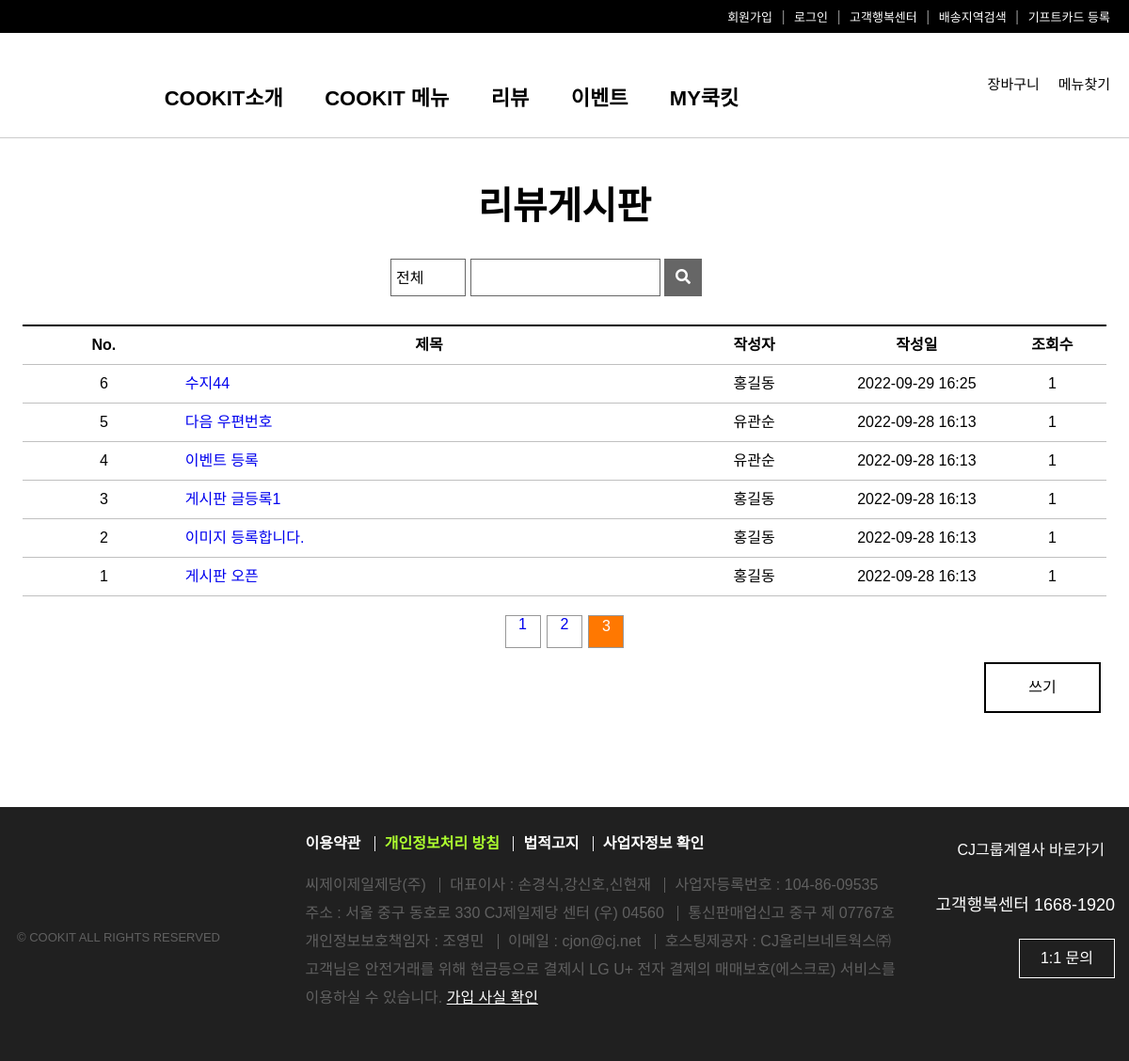
/freeBoard/3/1/1/fboardList, run on an earlier commit of the app's database.
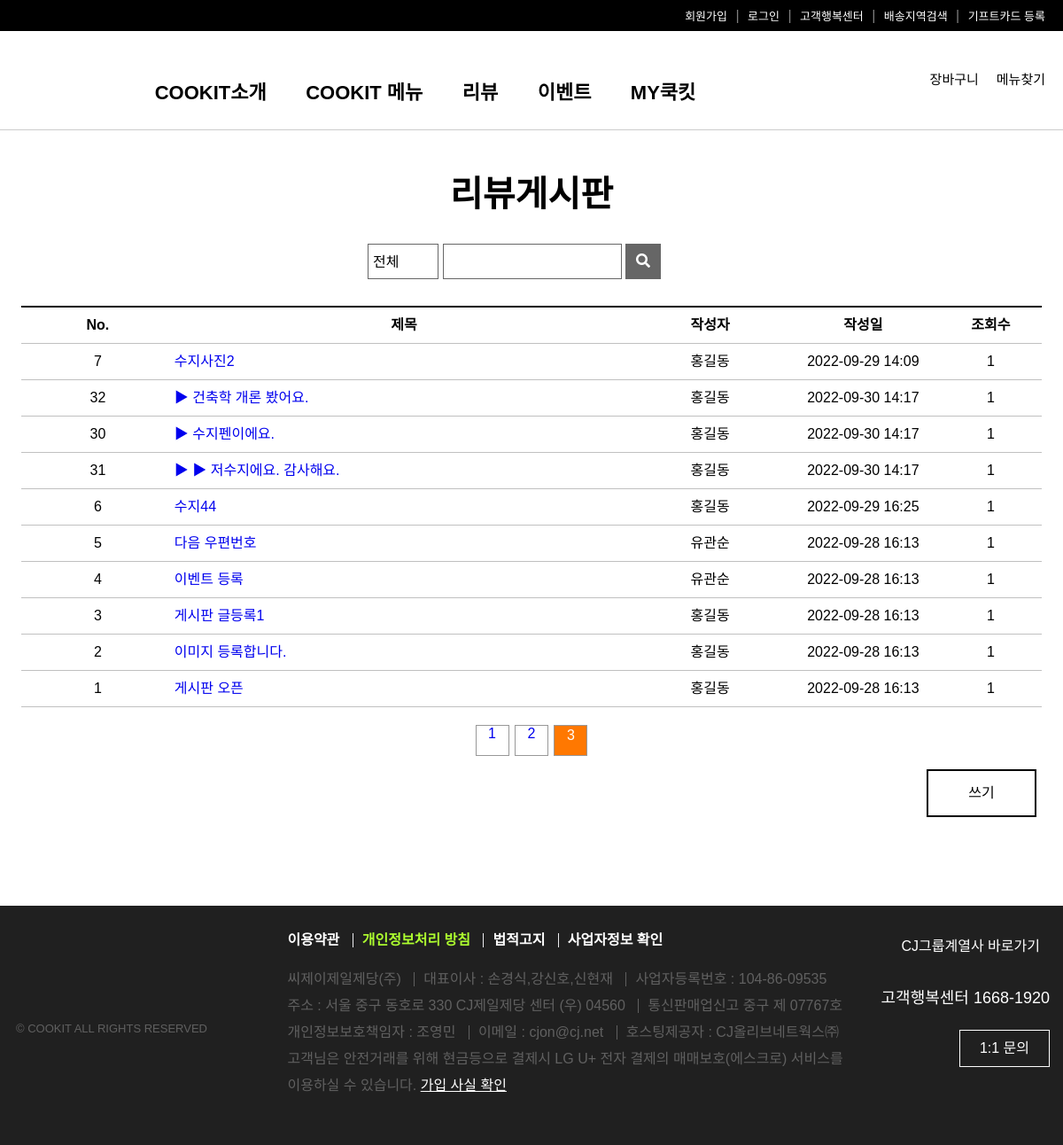
And on a later commit of the database.
### freeBoard/models.py (models this page shows, shortened)
class Fboard(models.Model):
    b_no = models.AutoField(primary_key=True)
    member = models.ForeignKey(Member,on_delete=models.DO_NOTHING,null=True)
    b_title = models.CharField(max_length=1000)
    b_content = models.TextField()
    b_date = models.DateTimeField(default=datetime.now(),blank=True)
    b_group = models.IntegerField(default=0)
    b_step = models.IntegerField(default=0)
    b_indent = models.IntegerField(default=0)
    b_hit = models.IntegerField(default=1)
    b_file = models.ImageField(blank=True)

### member/models.py (models this page shows, shortened)
class Member(models.Model):
    id = models.CharField(primary_key=True, max_length=40)
    pw = models.CharField(max_length=40)
    name = models.CharField(max_length=40)
    tel = models.CharField(max_length=20)
    birth = models.DateField(blank=True)
    gender = models.CharField(max_length=10)
    email = models.CharField(max_length=30)
    zipcode = models.CharField(max_length=100)
    address1 = models.CharField(max_length=300)
    address2 = models.CharField(max_length=200)
    hobby = models.CharField(max_length=50)
    reg_date = models.DateTimeField(default=datetime.now(),blank=True)

### freeBoard/views.py (the view, shortened to what this page needs)
# urls.py: path('<int:nowpage>/<str:category>/<str:sword>/fboardList',views.fboardList,name="fboardList"),
def fboardList(request,nowpage,category,sword):
    print("view List : ",nowpage,category,sword)
    if request.method == "POST":
       ncategory = request.POST.get('category') # all,title,content
       nsword = request.POST.get('sword')       # 검색어
       category = ncategory
       sword = nsword
    if category=='1' and sword =='1':
        qs = Fboard.objects.order_by('-b_group','b_step')  #모두 검색
    paginator = Paginator(qs,10)  # qs/10 총하단페이지 수
    qs = paginator.get_page(nowpage)  # 3페이지 게시글을 보내줌.
    context={"fboardList":qs,"category":category,"sword":sword,"nowpage":nowpage}
    return render(request,'fboardList.html',context)

### freeBoard/templates/fboardList.html (shortened to what this page needs)
{% load static %}
<!DOCTYPE html>
<html lang="ko">
<head>
  <link rel="stylesheet" href="https://cdnjs.cloudflare.com/ajax/libs/font-awesome/5.12.1/css/all.min.css">
  <link rel="stylesheet" href="{% static 'css/style.css' %}">
  <link rel="stylesheet" href="{% static 'css/notice_list.css' %}">
</head>
<body>
  <header>
    <ul>
      <li>회원가입</li> <span>|</span>
      <li>로그인</li> <span>|</span>
      <li>고객행복센터</li> <span>|</span>
      <li>배송지역검색</li> <span>|</span>
      <li>기프트카드 등록</li>
    </ul>
  </header>
  <nav>
    <a href="/"><div class="logo"></div></a>
    <div id="search">
      <div class="search"></div><br>
      <span>메뉴찾기</span>
    </div>
    <div id="cart">
      <div class="cart"></div><br>
      <span>장바구니</span>
    </div>
    <div class="nav-menu">
      <ul>
        <li>COOKIT소개</li>
        <li>COOKIT 메뉴</li>
        <li>리뷰</li>
        <li>이벤트</li>
        <li>MY쿡킷</li>
      </ul>
    </div>
  </nav>
  <section>
    <h1>리뷰게시판</h1>
    <div class="wrapper">
      <form action="{% url 'freeBoard:fboardList' nowpage category sword %}" name="search" method="post">
        <select name="category" id="category" >
          <option value="all" {% if 'all' in category %}selected {% endif %}>전체</option>
        </select>
        <div class="title">
          {% if '1' in category %}
            <input type="text" size="16" name="sword" id="sword" value="">
          {% else %}
            <input type="text" size="16" name="sword" id="sword" value="{{sword}}">
          {% endif %}
        </div>
        <button type="button" onclick="searchBtn()"><i class="fas fa-search"></i></button>
      </form>
    </div>
    <table>
      <colgroup>
        <col width="15%">
        <col width="45%">
        <col width="15%">
        <col width="15%">
        <col width="10%">
      </colgroup>
      <tr>
        <th>No.</th>
        <th>제목</th>
        <th>작성자</th>
        <th>작성일</th>
        <th>조회수</th>
      </tr>
      {% for fboard in fboardList %}
      <tr>
        <td>{{fboard.b_no}}</td>
        <td class="table-title">
          <a href="{% url 'freeBoard:fboardView' nowpage category sword fboard.b_no %}">
            {% if fboard.b_indent > 0 %}
              {% for i in "x"|rjust:fboard.b_indent %}
                ▶
              {% endfor %}
            {% endif %}
            {{fboard.b_title}}
          </a>
        </td>
        <td>{{fboard.member.name}}</td>
        <td>{{fboard.b_date|date:'Y-m-d H:i'}}</td>
        <td>{{fboard.b_hit}}</td>
      </tr>
      {% endfor %}
    </table>
    <ul class="page-num">
      {% if fboardList.has_previous %}
        <a href="{% url 'freeBoard:fboardList' 1 category sword %}"><li class="first"></li></a>
        <a href="{% url 'freeBoard:fboardList' fboardList.previous_page_number category sword %}"><li class="prev"></li></a>
      {% else %}
        <li class="first"></li>
        <li class="prev"></li>
      {% endif %}
      {% for page in fboardList.paginator.page_range %}
        {% if page == nowpage %}
          <li class="num numOver"><div>{{page}}</div></li>
        {% else %}
            <li class="num">
              <a href="{% url 'freeBoard:fboardList' page category sword %}"><div>{{page}}</div></a>
            </li>
        {% endif %}
      {% endfor %}
      {% if fboardList.has_next %}
        <a href="{% url 'freeBoard:fboardList' fboardList.next_page_number category sword %}"><li class="next"></li></a>
        <a href="{% url 'freeBoard:fboardList' fboardList.paginator.num_pages category sword %}"><li class="last"></li></a>
      {% else %}
      <li class="next"></li>
      <li class="last"></li>
      {% endif %}
    </ul>
    <div class="write" onclick="writeBtn()">쓰기</div>
  </section>
  <footer>
    <div class="wrapper">
      <div class="footer-left">
        <div class="footer-logo"></div>
        <div class="copyright">© COOKIT ALL RIGHTS RESERVED</div>
      </div>
      <div class="footer-center">
        <ul class="footer-nav">
          <li class="first-list">이용약관</li>
          <li class="green">개인정보처리 방침</li>
          <li>법적고지</li>
          <li>사업자정보 확인</li>
        </ul>
        <ul class="footer-info">
          <li class="first-list">씨제이제일제당(주)</li>
          <li>대표이사 : 손경식,강신호,신현재</li>
          <li>사업자등록번호 : 104-86-09535</li>
          <li class="first-list">주소 : 서울 중구 동호로 330 CJ제일제당 센터 (우) 04560</li>
          <li>통신판매업신고 중구 제 07767호</li>
          <li class="first-list">개인정보보호책임자 : 조영민</li>
          <li>이메일 : cjon@cj.net</li>
          <li>호스팅제공자 : CJ올리브네트웍스㈜</li>
        </ul>
        <div id="check">고객님은 안전거래를 위해 현금등으로 결제시 LG U+ 전자 결제의 매매보호(에스크로) 서비스를 이용하실 수 있습니다. <span class="check">가입 사실 확인</span></div>
      </div>
      <div class="footer-right">
        <div id="shortcut">
          <span>CJ그룹계열사 바로가기</span>
          <div class="shortcut"></div>
        </div>
        <div class="call">고객행복센터 1668-1920</div>
        <div class="inquery">1:1 문의</div>
      </div>
    </div>
  </footer>
</body>
</html>

### static/css/style.css (style rules this page uses)
*, body { margin: 0; padding: 0; font-family: 'Noto Sans KR', sans-serif; font-size: 16px; }
a { text-decoration: none; }
header { height: 35px; background: black; color: white; }
header ul { margin: 8px 15px 0px 0; float: right; list-style-type: none; }
li { display: inline-block; padding-right: 5px; font-size: 13px; }
header span { padding-right: 5px; color: gray; }
nav { width: 100%; border-bottom: 1px #ccc solid; padding-top: 15px; padding-bottom: 20px; }
.nav-menu { text-align: center; width: 80%; }
nav ul { display: inline-block; position: relative; top: -8px; margin: auto; }
nav li { margin-top: 0; padding: 0 20px; font-size: 22px; font-weight: bold; }
nav div { display: inline-block; }
.logo { background: url(https://www.cjcookit.com/cjkit/web/images/common/ico_set.png) no-repeat -310px -375px; background-size: 800px 800px; width: 110px; height: 40px; margin-left: 5px; }
#cart, #search { float: right; margin-right: 20px; }
.cart { position: relative; left: 10px; width: 45px; height: 30px; background: url(https://www.cjcookit.com/cjkit/web/images/common/ico_set.png) no-repeat -584px -320px; background-size: 800px 800px; }
.search { position: relative; left: 10px; width: 45px; height: 30px; background: url(https://www.cjcookit.com/cjkit/web/images/common/ico_set.png) no-repeat -624px -320px; background-size: 800px 800px; }
nav span { position: relative; top: -6px; font-size: 15px; }
footer { display: inline-block; width: 100%; height: 240px; margin-top: 50px; padding-top: 30px; background: #202020; color: #606060; }
footer li { font-size: 16px; }
.wrapper { width: 1200px; margin: auto; }
footer > div > div { display: inline-block; }
.footer-left { width: 300px; }
.footer-center { width: 640px; margin-left: 20px; }
.footer-right { float: right; width: 210px; color: white; margin-top: 8px; margin-right: 15px; }
.footer-logo { position: relative; top: -100px; background: url(https://www.cjcookit.com/cjkit/web/images/common/ico_set.png) no-repeat -310px -310px; background-size: 800px 800px; width: 170px; height: 60px; margin-top: 30px; margin-left: 10px; }
.copyright { display: block; position: relative; top: -65px; left: 18px; font-size: 13px; }
.footer-nav { color: white; margin-bottom: 20px; }
.footer-nav li { height: 16px; line-height: 15px; padding-left: 10px; padding-right: 10px; border-left: 1px solid #ededf0; font-weight: bolder; }
.footer-info { line-height: 30px; }
.footer-info li { height: 16px; line-height: 15px; padding-left: 10px; padding-right: 10px; border-left: 1px solid #606060; }
.first-list { padding-left: 0px !important; border-left: none !important; }
.green { color: greenyellow; }
#check { line-height: 30px; }
.check { color: white; text-decoration: underline; }
.footer-right div { float: right; }
.shortcut { display: inline-block; position: relative; top: -3px; right: -10px; width: 26px; height: 26px; margin-bottom: 25px; background: url(https://www.cjcookit.com/cjkit/web/images/common/ico_set.png) no-repeat -635px 0px; background-size: 800px 800px; transform: rotate(90deg); }
#shortcut > span { position: relative; top: -6px; right: -15px; color: white; }
.call { font-size: 18px; margin-bottom: 25px; }
.inquery { width: 100px; height: 40px; line-height: 40px; text-align: center; border: 1px solid white; }

What changed in the data, as far as the page shows it:
now on this page (row unchanged): Fboard: b_no "7", b_title "수지사진2", member.name "홍길동", b_date "2022-09-29 14:09", b_hit "1"
added Fboard: b_no "32", b_indent 1 (drawn), b_title "건축학 개론 봤어요.", member.name "홍길동", b_date "2022-09-30 14:17", b_hit "1"
added Fboard: b_no "30", b_indent 1 (drawn), b_title "수지펜이에요.", member.name "홍길동", b_date "2022-09-30 14:17", b_hit "1"
added Fboard: b_no "31", b_indent 2 (drawn), b_title "저수지에요. 감사해요.", member.name "홍길동", b_date "2022-09-30 14:17", b_hit "1"
